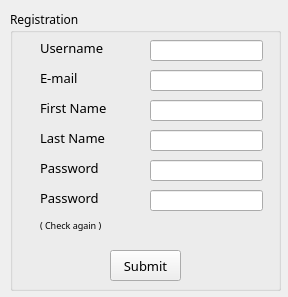
<?xml version="1.0" encoding="UTF-8"?>
<ui version="4.0">
 <class>Form</class>
 <widget class="QWidget" name="Form">
  <property name="geometry">
   <rect>
    <x>0</x>
    <y>0</y>
    <width>288</width>
    <height>297</height>
   </rect>
  </property>
  <property name="sizePolicy">
   <sizepolicy hsizetype="Fixed" vsizetype="Fixed">
    <horstretch>0</horstretch>
    <verstretch>0</verstretch>
   </sizepolicy>
  </property>
  <property name="windowTitle">
   <string>Form</string>
  </property>
  <widget class="QGroupBox" name="groupBox">
   <property name="geometry">
    <rect>
     <x>10</x>
     <y>10</y>
     <width>271</width>
     <height>281</height>
    </rect>
   </property>
   <property name="font">
    <font>
     <family>나눔스퀘어 Bold</family>
    </font>
   </property>
   <property name="title">
    <string>Registration</string>
   </property>
   <widget class="QLabel" name="Email">
    <property name="geometry">
     <rect>
      <x>30</x>
      <y>60</y>
      <width>81</width>
      <height>16</height>
     </rect>
    </property>
    <property name="font">
     <font>
      <family>나눔스퀘어 Bold</family>
      <pointsize>10</pointsize>
     </font>
    </property>
    <property name="text">
     <string>E-mail</string>
    </property>
   </widget>
   <widget class="QLineEdit" name="EmailText">
    <property name="geometry">
     <rect>
      <x>140</x>
      <y>60</y>
      <width>113</width>
      <height>21</height>
     </rect>
    </property>
   </widget>
   <widget class="QLineEdit" name="UsernameText">
    <property name="geometry">
     <rect>
      <x>140</x>
      <y>30</y>
      <width>113</width>
      <height>21</height>
     </rect>
    </property>
   </widget>
   <widget class="QLabel" name="userName">
    <property name="geometry">
     <rect>
      <x>30</x>
      <y>30</y>
      <width>91</width>
      <height>16</height>
     </rect>
    </property>
    <property name="font">
     <font>
      <family>나눔스퀘어 Bold</family>
      <pointsize>10</pointsize>
     </font>
    </property>
    <property name="text">
     <string>Username</string>
    </property>
   </widget>
   <widget class="QLineEdit" name="FirstNameText">
    <property name="geometry">
     <rect>
      <x>140</x>
      <y>90</y>
      <width>113</width>
      <height>21</height>
     </rect>
    </property>
   </widget>
   <widget class="QLabel" name="firstName">
    <property name="geometry">
     <rect>
      <x>30</x>
      <y>90</y>
      <width>81</width>
      <height>16</height>
     </rect>
    </property>
    <property name="font">
     <font>
      <family>나눔스퀘어 Bold</family>
      <pointsize>10</pointsize>
     </font>
    </property>
    <property name="text">
     <string>First Name</string>
    </property>
   </widget>
   <widget class="QLineEdit" name="LastNameText">
    <property name="geometry">
     <rect>
      <x>140</x>
      <y>120</y>
      <width>113</width>
      <height>21</height>
     </rect>
    </property>
   </widget>
   <widget class="QLabel" name="lastName">
    <property name="geometry">
     <rect>
      <x>30</x>
      <y>120</y>
      <width>81</width>
      <height>16</height>
     </rect>
    </property>
    <property name="font">
     <font>
      <family>나눔스퀘어 Bold</family>
      <pointsize>10</pointsize>
     </font>
    </property>
    <property name="text">
     <string>Last Name</string>
    </property>
   </widget>
   <widget class="QLineEdit" name="PasswordText">
    <property name="geometry">
     <rect>
      <x>140</x>
      <y>150</y>
      <width>113</width>
      <height>21</height>
     </rect>
    </property>
   </widget>
   <widget class="QLabel" name="password">
    <property name="geometry">
     <rect>
      <x>30</x>
      <y>150</y>
      <width>81</width>
      <height>16</height>
     </rect>
    </property>
    <property name="font">
     <font>
      <family>나눔스퀘어 Bold</family>
      <pointsize>10</pointsize>
     </font>
    </property>
    <property name="text">
     <string>Password</string>
    </property>
   </widget>
   <widget class="QLineEdit" name="PasswordchkText">
    <property name="geometry">
     <rect>
      <x>140</x>
      <y>180</y>
      <width>113</width>
      <height>21</height>
     </rect>
    </property>
   </widget>
   <widget class="QLabel" name="passwordCHK">
    <property name="geometry">
     <rect>
      <x>30</x>
      <y>180</y>
      <width>111</width>
      <height>16</height>
     </rect>
    </property>
    <property name="font">
     <font>
      <family>나눔스퀘어 Bold</family>
      <pointsize>10</pointsize>
     </font>
    </property>
    <property name="text">
     <string>Password</string>
    </property>
   </widget>
   <widget class="QLabel" name="ChkLabel">
    <property name="geometry">
     <rect>
      <x>30</x>
      <y>200</y>
      <width>121</width>
      <height>31</height>
     </rect>
    </property>
    <property name="font">
     <font>
      <family>나눔스퀘어 Bold</family>
      <pointsize>7</pointsize>
     </font>
    </property>
    <property name="text">
     <string>( Check again )</string>
    </property>
   </widget>
   <widget class="QPushButton" name="submit">
    <property name="geometry">
     <rect>
      <x>100</x>
      <y>240</y>
      <width>71</width>
      <height>31</height>
     </rect>
    </property>
    <property name="font">
     <font>
      <family>맑은 고딕</family>
      <pointsize>10</pointsize>
     </font>
    </property>
    <property name="text">
     <string>Submit</string>
    </property>
   </widget>
  </widget>
 </widget>
 <tabstops>
  <tabstop>UsernameText</tabstop>
  <tabstop>EmailText</tabstop>
  <tabstop>FirstNameText</tabstop>
  <tabstop>LastNameText</tabstop>
  <tabstop>PasswordText</tabstop>
  <tabstop>PasswordchkText</tabstop>
  <tabstop>submit</tabstop>
 </tabstops>
 <resources/>
 <connections/>
</ui>
